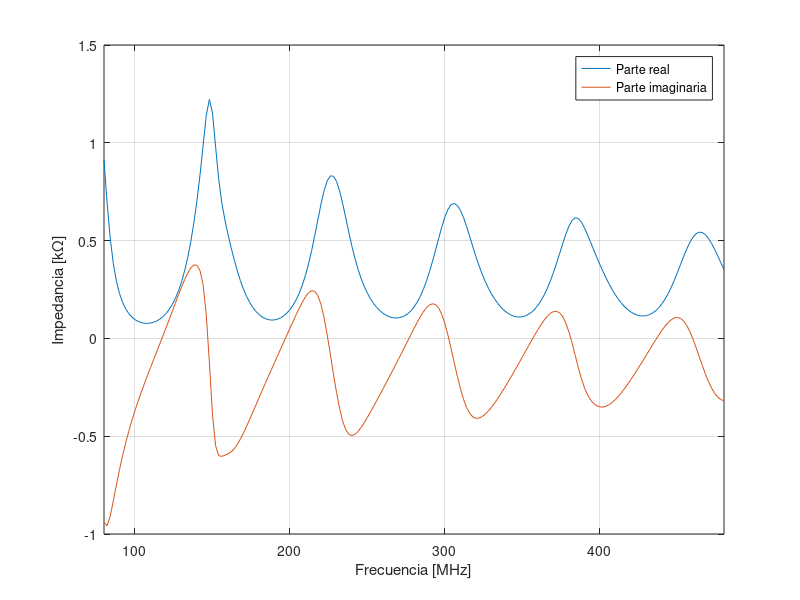
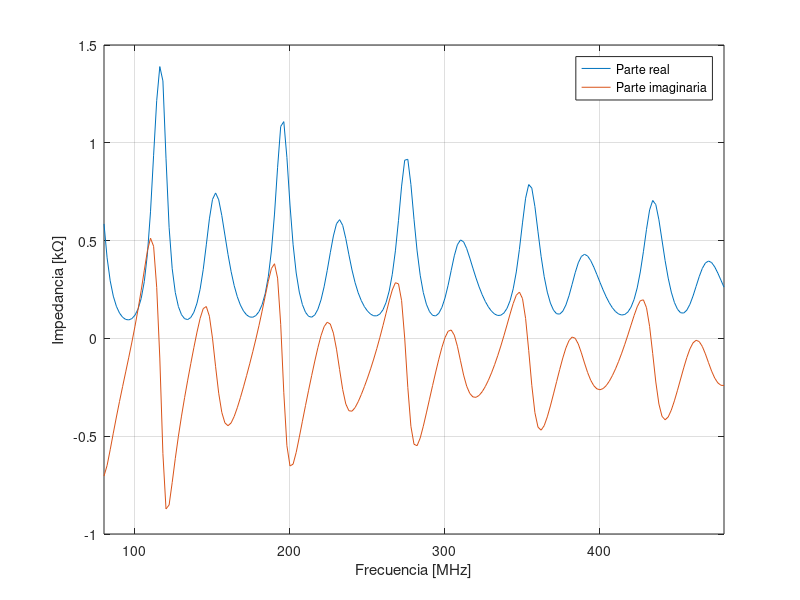

These charts were generated, in order, by the following MATLAB code:
close all;
separador = '\t';
z_real = dlmread('z_real.txt', separador);
z_imag = dlmread('z_imag.txt', separador);
z_real_tierra = dlmread('z_real_tierra.txt', separador);
z_imag_tierra = dlmread('z_imag_tierra.txt', separador);

figure;
plot(z_real(:,1), z_real(:,2)/1000);
hold on;
plot(z_imag(:,1), z_imag(:,2)/1000);
xlim([80 480]);
%ylim([-1e5 3e4]);
grid on;
legend('Parte real', 'Parte imaginaria');
xlabel('Frecuencia [MHz]');
ylabel('Impedancia [k\Omega]');
saveas(gcf, 'z_espacio_libre', 'epsc');

figure;
plot(z_real_tierra(:,1), z_real_tierra(:,2)/1000);
hold on;
plot(z_imag_tierra(:,1), z_imag_tierra(:,2)/1000);
xlim([80 480]);
%ylim([-1e5 3e4]);
grid on;
legend('Parte real', 'Parte imaginaria');
xlabel('Frecuencia [MHz]');
ylabel('Impedancia [k\Omega]');
saveas(gcf, 'z_tierra', 'epsc');